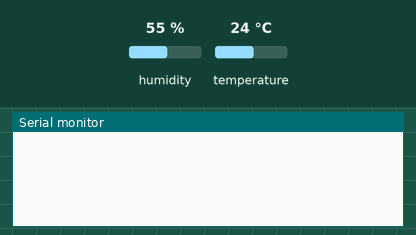
The sketch below on a simulated ESP8266 (NodeMCU). On the bench: the last lines printed to the serial monitor. Inputs (shaded band) come from the test bench; at power-on: humidity 55 %, temperature 24 °C.

Above: at 1.2 s.
1.3 s: humidity set to 22 %
At 3.2 s:
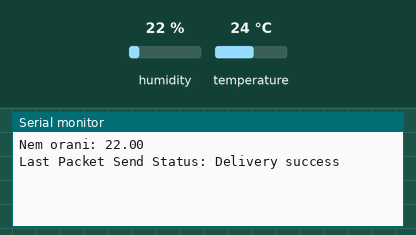
3.5 s: humidity set to 40 %
At 4.7 s:
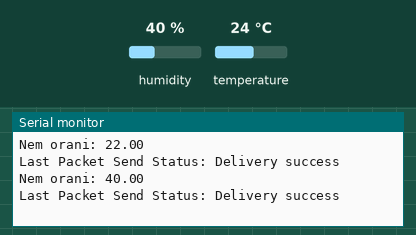

The sketch:

sonmaster.ino
```cpp
#include <dht11.h>
#include <ESP8266WiFi.h>
#include <espnow.h>

#define DHT11PIN D2
dht11 DHT11;
float yeter;
// REPLACE WITH RECEIVER MAC Address
uint8_t broadcastAddress[] = {0x30, 0x83, 0x98, 0xA9, 0xF3, 0xD4};

// Structure example to send data
// Must match the receiver structure
typedef struct struct_message {

  float nem;

} struct_message;

// Create a struct_message called myData
struct_message myData;

unsigned long lastTime = 0;
unsigned long timerDelay = 2000;  // send readings timer

// Callback when data is sent
void OnDataSent(uint8_t *mac_addr, uint8_t sendStatus) {
  Serial.print("Last Packet Send Status: ");
  if (sendStatus == 0){
    Serial.println("Delivery success");
  }
  else{
    Serial.println("Delivery fail");
  }
}

void setup() {
  // Init Serial Monitor
  Serial.begin(115200);

  // Set device as a Wi-Fi Station
  WiFi.mode(WIFI_STA);

  // Init ESP-NOW
  if (esp_now_init() != 0) {
    Serial.println("Error initializing ESP-NOW");
    return;
  }

  // Once ESPNow is successfully Init, we will register for Send CB to
  // get the status of Trasnmitted packet
  esp_now_set_self_role(ESP_NOW_ROLE_CONTROLLER);
  esp_now_register_send_cb(OnDataSent);

  // Register peer
  esp_now_add_peer(broadcastAddress, ESP_NOW_ROLE_SLAVE, 1, NULL, 0);
}

void loop() {

  int chk = DHT11.read(DHT11PIN);
  if ((millis() - lastTime) > timerDelay) {

    myData.nem=DHT11.humidity;

    Serial.print("Nem orani: ");
    Serial.println(myData.nem);

    // Send message via ESP-NOW
    esp_now_send(broadcastAddress, (uint8_t *) &myData, sizeof(myData));

    lastTime = millis();
  }
}
```

Measured:
- after the input at 1.3 s, the serial monitor: prints a new line after 0.72 s (image 1)
- after the input at 3.5 s, the serial monitor: prints a new line after 0.55 s (image 2)
